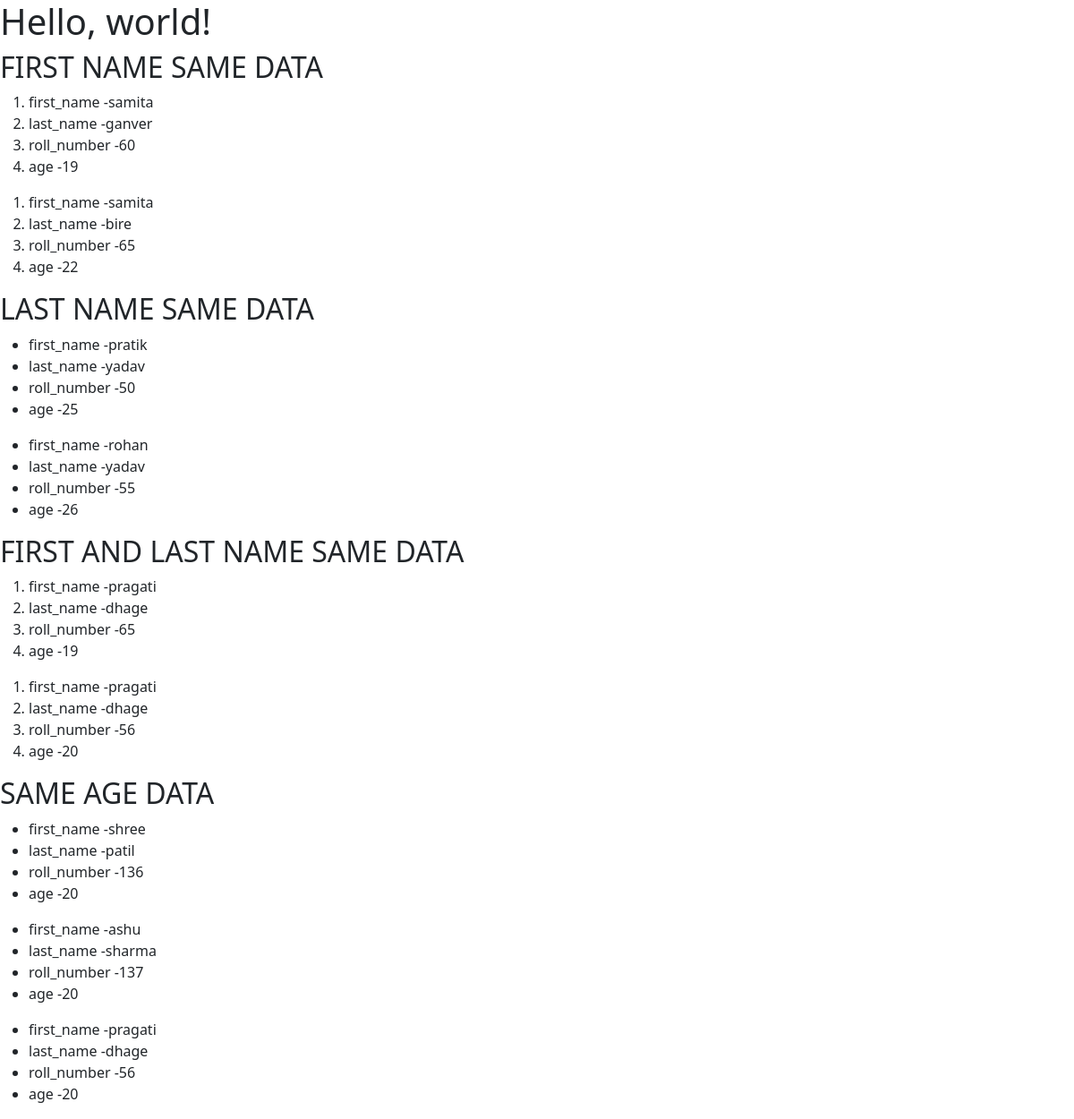
The app's page /opr/filter-data/ with its own data.
### opr/models.py (models this page shows, shortened)
class Student(models.Model):
    roll_number = models.IntegerField()
    first_name = models.CharField(max_length=255,default="unknow")
    last_name = models.CharField(max_length=200,null=True)
    age = models.IntegerField()

### opr/views.py (the view)
# urls.py: path("filter-data/",views.filter_data,name="filter_data"),
def filter_data(request):
    first_same=Student.objects.filter(first_name = "samita")
    last_same=Student.objects.filter(last_name = "yadav")
    first_last=Student.objects.filter(first_name = "pragati" , last_name = "dhage")
    age_same=Student.objects.filter(age = 20)
    return render (request,'filter_method.html',{"first_same" : first_same, "last_same" : last_same, "first_last" : first_last, "age_same" : age_same})

### template/filter_method.html (shortened to what this page needs)
<!doctype html>
<html lang="en">
  <head>
    <link href="https://cdn.jsdelivr.net/npm/bootstrap@5.0.2/dist/css/bootstrap.min.css" rel="stylesheet">
  </head>
  <body>
    <h1>Hello, world!</h1>
    <h2>  FIRST NAME SAME DATA </h2>
    {% for student in first_same %}
    <ol>
        <li> first_name -{{student.first_name}} </li>
        <li> last_name -{{student.last_name}} </li>
        <li> roll_number -{{student.roll_number}} </li>
        <li> age -{{student.age}} </li>
    </ol>
    {% endfor %}
    <h2>  LAST NAME SAME DATA </h2>
    {% for student in last_same %}
    <ul>
        <li> first_name -{{student.first_name}} </li>
        <li> last_name -{{student.last_name}} </li>
        <li> roll_number -{{student.roll_number}} </li>
        <li> age -{{student.age}} </li>
    </ul>
    {% endfor %}
    <h2>  FIRST AND LAST NAME SAME DATA </h2>
    {% for student in first_last %}
    <ol>
        <li> first_name -{{student.first_name}} </li>
        <li> last_name -{{student.last_name}} </li>
        <li> roll_number -{{student.roll_number}} </li>
        <li> age -{{student.age}} </li>
    </ol>
    {% endfor %}
    <h2>   SAME AGE DATA </h2>
    {% for student in age_same %}
    <ul>
        <li> first_name -{{student.first_name}} </li>
        <li> last_name -{{student.last_name}} </li>
        <li> roll_number -{{student.roll_number}} </li>
        <li> age -{{student.age}} </li>
    </ul>
    {% endfor %}
  </body>
</html>

### records on screen
Student: first_name "samita", last_name "ganver", roll_number "60", age "19"
Student: first_name "samita", last_name "bire", roll_number "65", age "22"
Student: first_name "pratik", last_name "yadav", roll_number "50", age "25"
Student: first_name "rohan", last_name "yadav", roll_number "55", age "26"
Student: first_name "pragati", last_name "dhage", roll_number "65", age "19"
Student: first_name "pragati", last_name "dhage", roll_number "56", age "20"
Student: first_name "shree", last_name "patil", roll_number "136", age "20"
Student: first_name "ashu", last_name "sharma", roll_number "137", age "20"
